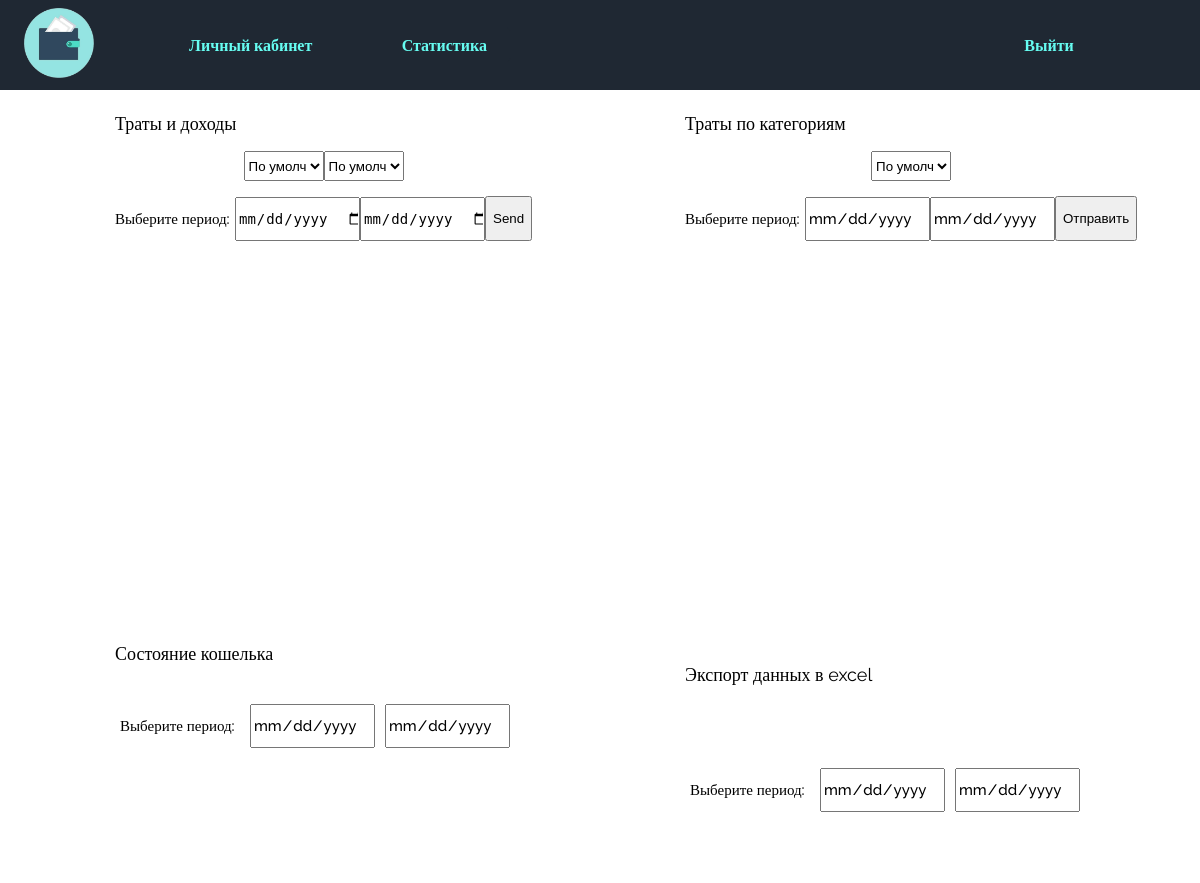
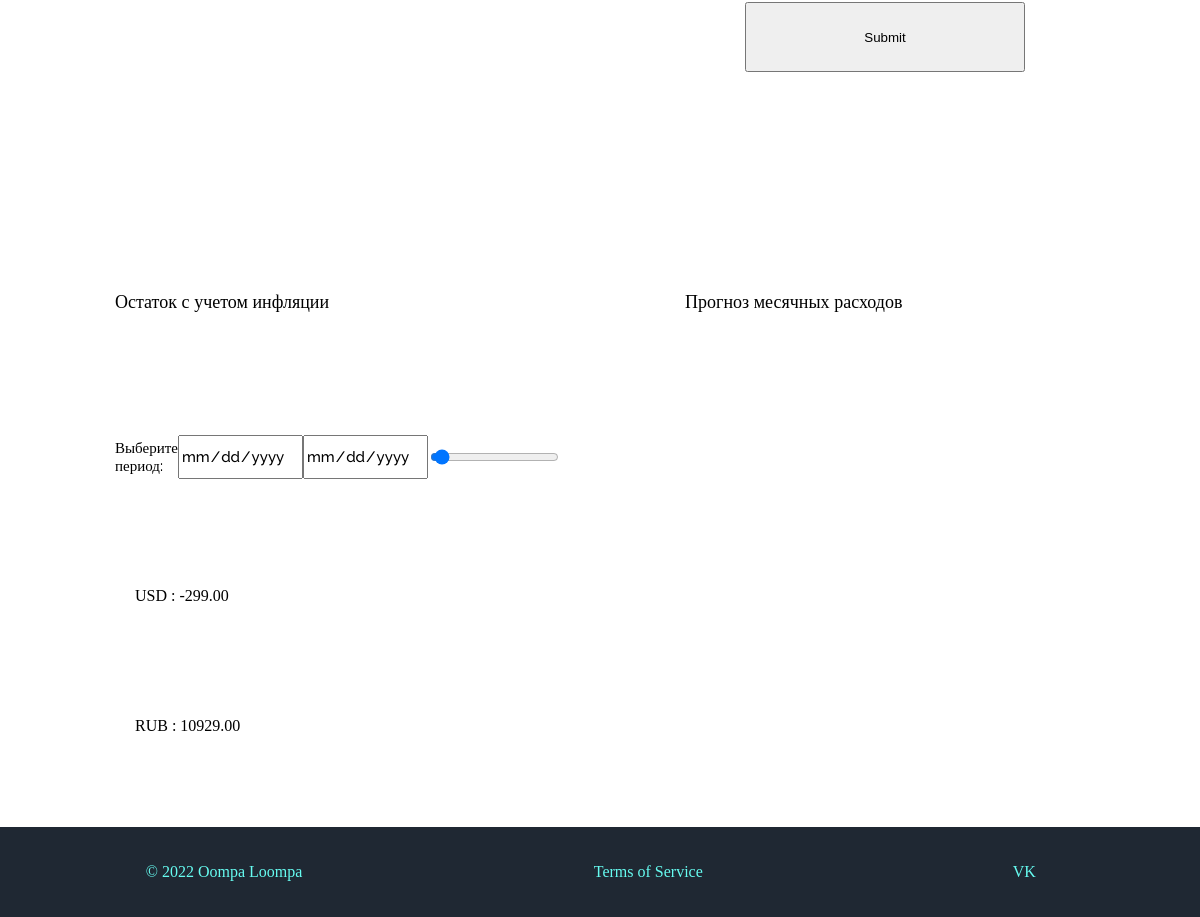
The app's page /account/stats/ (signed in) with its own data (2 pictures, top to bottom).
### account_manager/models.py (models this page shows)
class Balances(models.Model):
    user_id = models.ForeignKey(Users, on_delete=models.CASCADE)
    currency_id = models.ForeignKey(Currency, on_delete=models.CASCADE)
    amount = models.DecimalField(max_digits=100, decimal_places=2, null=True, blank=True, default=0.00)

class Currency(models.Model):
    name = models.CharField(max_length=10)
    def __str__(self):
        return self.name

### operations/views.py (the view)
# urls.py: path('stats/', views.stats, name='LK-stats'),
def stats(request):
    if request.user.id is None:
        return redirect('login')
    context = {}
    user_balances = Balances.objects.select_related().filter(user_id=request.user.id)
    context['user_balances'] = user_balances
    monthly_outlay_data = Operations.objects.select_related().filter(
        user_id=request.user.id,
        operation_type='-'
    ).annotate(month=ExtractMonth('datetime'), day=ExtractDay('datetime')).values('month', 'day', 'amount').filter(month=2)
    example_outlay_data = Operations.objects.select_related().filter(
        user_id=request.user.id,
        operation_type='-',
        datetime__range=[
            date.today() - timedelta(days=30),
            date.today()
        ]
    ).values('datetime').annotate(total=Sum('amount'))
    example_budget_data = []
    if request.GET.get('wallet-start-date') and request.GET.get('wallet-end-date'):
        range=[request.GET['wallet-start-date'],
                request.GET['wallet-end-date']]
    else:
        range=[date.today() - timedelta(days=30),
               date.today()]
    if request.GET.get('wallet-currency'):
        currency = request.GET['wallet-currency']
    else:
        currency = 'RUB'
    if request.GET.get('wallet-type')=='Расходы':
        type = '-'
    else:
        type = '+'
    example_income_data = Operations.objects.select_related().filter(
        user_id=request.user.id,
        operation_type=type,
        datetime__range=range,
        currency=currency
    ).values('datetime').annotate(total=Sum('amount'))
    '''if 'currency' in request.GET:
        example_category_data= Operations.objects.select_related('category__category_name').filter(
            user_id=request.user.id,
            operation_type='-',
            datetime__range=[
                date.today() - timedelta(days=30),
                date.today()
            ],
            currency=request.GET['currency']
        ).values('category__category_name').annotate(total=Sum('amount'))
        print(example_category_data)
        print(1)
    else:'''
    if request.GET.get('category-start-date') and request.GET.get('category-end-date'):
        category_daterange = [request.GET['category-start-date'],
                 request.GET['category-end-date']]
    else:
        category_daterange = [date.today() - timedelta(days=30),
                 date.today()]
    if request.GET.get('category-currency'):
        category_currency = request.GET['category-currency']
    else:
        category_currency = request.user.displayed_currency
    example_category_data = Operations.objects.select_related('category__category_name').filter(
        user_id=request.user.id,
        operation_type='-',
        datetime__range=category_daterange,
        currency=category_currency
    ).values('category__category_name').annotate(total=Sum('amount'))
    data_formatted = []
    for elem in example_income_data:
        data_formatted.append([elem['datetime'].strftime("%Y-%m-%d"), float(elem['total'])])
    context['data_income'] = data_formatted
    data_formatted = []
    for elem in example_outlay_data:
        data_formatted.append([elem['datetime'].strftime("%Y-%m-%d"), float(elem['total'])])
    context['data_outlay'] = data_formatted
    data_formatted = []
    for elem in example_category_data:
        data_formatted.append([elem['category__category_name'], float(elem['total'])])
    context['data_categories'] = data_formatted
    data_formatted = []
    days = []
    outlays = []
    amount = 0.0
    for elem in monthly_outlay_data:
        amount += float(elem['amount'])
        data_formatted.append([elem['day'], amount])
        days.append(elem['day'])
        outlays.append(amount)
    coefficients = estimate_coefficients(days, outlays)
    context['monthly_outlay_data'] = data_formatted
    context['coefficients'] = coefficients
    context['data_budget'] = example_budget_data
    return render(request, 'LK_stats.html', context)

### operations/views.py (called while the page is built)
def estimate_coefficients(list_x, list_y):
    x = np.array(list_x)
    y = np.array(list_y)
    n = np.size(x)
    mean_x, mean_y = np.mean(x), np.mean(y)
    SS_xy = np.sum(y * x - n * mean_y * mean_x)
    SS_xx = np.sum(x * x - n * mean_x * mean_x)
    b_1 = SS_xy / SS_xx
    b_0 = mean_y - b_1 * mean_x
    return [[0, b_0], [31, b_0 + 31 * b_0]]

### operations/templates/LK_stats.html (shortened to what this page needs)
{% extends 'base.html' %}
{% block localCssLink %}
    {% load static %}
    <link href="{% static 'css/LK_stats.css' %}" rel="stylesheet" type="text/css">
{% endblock %}
{% block content %}
    <div class="root">
        <div class="main-container">
            <div class="graph-wrapper">
                <div class="name">
                    Траты и доходы
                </div>
                <div class="filters">
                    <form id="wallet-filters" class="filters-form" method="GET">
                        <div class="part-filters">
                            <select class="field" name="wallet-type" size="1" id="type">
                                <option selected="true" disabled="disabled">По умолчанию: доходы</option>
                            </select>
                            <select class="field" name="wallet-currency" size="1" id="currency">
                                <option selected="true" disabled="disabled">По умолчанию: USD</option>
                            </select>
                        </div>
                        <div class="part-filters">
                            <div class="fields-and-labels">Выберите период:</div>
                            <input class="fields-and-labels" id="start-export-date" type="date" name="wallet-start-date" placeholder="Выберите дату">
                            <input class="fields-and-labels" id="end-export-date" type="date" name="wallet-end-date" placeholder="Выберите дату">
                            <button type="submit">Send</button>
                        </div>
                    </form>
                </div>
                <div class="graph" id="graph">
                </div>
            </div>
            <div class="graph-wrapper">
                <div class="name">
                    Состояние кошелька
                </div>
                <div class="filters">
                    <div class="fields-and-labels">Выберите период:</div>
                    <input class="fields-and-labels" id="1start-export-date" type="date" name="start-date" placeholder="Выберите дату">
                    <input class="fields-and-labels" id="1end-export-date" type="date" name="end-date" placeholder="Выберите дату">
                </div>
                <div class="graph" id="graph2">
                </div>
            </div>
            <div class="graph-wrapper">
                <div class="name">
                    Остаток с учетом инфляции
                </div>
                <div class="filters">
                    <div class="fields-and-labels">Выберите период:</div>
                    <input class="fields-and-labels" id="13start-export-date" type="date" name="start-date" placeholder="Выберите дату">
                    <input class="fields-and-labels" id="13end-export-date" type="date" name="end-date" placeholder="Выберите дату">
                    <input id="percent-scroll" type="range" min="1" max="100" step="1" value="5">
                </div>
                {% for balance in user_balances %}
                <div class="content">
                    {{ balance.currency_id }} : {{ balance.amount }}
                </div>
                {% endfor %}
            </div>
        </div>
        <div class="main-container">
            <div class="graph-wrapper">
                <div class="name">
                    Траты по категориям
                </div>
                <div class="filters">
                    <form method="GET" id="currency-filters" class="filters-form">
                        <div class="part-filters">
                            <select class="field" name="category-currency" size="1" id="category-currency">
                                <option selected="true" disabled="disabled">По умолчанию: USD</option>
                            </select>
                        </div>
                        <div class="part-filters">
                            <div class="fields-and-labels">Выберите период:</div>
                            <input class="fields-and-labels" id="category-start-export-date" type="date" name="category-start-date" placeholder="Выберите дату">
                            <input class="fields-and-labels" id="category-end-export-date" type="date" name="category-end-date" placeholder="Выберите дату">
                            <button type="submit">Отправить</button>
                        </div>
                    </form>
                </div>
                <div class="graph" id="graph3">
                </div>
            </div>
            <div class="graph-wrapper">
                <div class="name" id="export-name">
                    Экспорт данных в excel
                </div>
                <div class="filters" id="export-filters">
                    <div class="fields-and-labels">Выберите период:</div>
                    <input class="fields-and-labels" id="3start-export-date" type="date" name="start-date" placeholder="Выберите дату">
                    <input class="fields-and-labels" id="3end-export-date" type="date" name="end-date" placeholder="Выберите дату">
                </div>
                <div class="export">
                    <input type="submit" class="button">
                </div>
            </div>
            <div class="graph-wrapper">
                <div class="name">
                    Прогноз месячных расходов
                </div>
                <div class="graph" id="graph4">
                </div>
            </div>
        </div>
    </div>
{% endblock %}

### operations/static/css/LK_stats.css (style rules this page uses)
.root { width: 95vw; margin: 0 auto; display:flex; flex-direction: row; }
.main-container { width: 400px; margin: 10px auto; height: 1600px; display:flex; flex-direction: column; }
.graph-wrapper { height:530px; width:100%; display: flex; flex-direction:column; }
.name { display:flex; height:50px; width:100%; margin: auto; font-size: 18px; font-family: 'Raleway'; align-items: center; margin-top:0; }
.filters { display: flex; height: 100px; width: 100%; margin: auto; flex-direction: row; align-items: center; }
.field { display:flex; height: 30px; width: 80px; }
.graph { display:flex; height: 400px; width: 100%; margin: auto; }
.export { display:flex; width:100%; height:80px; margin:20px auto; }
.button { height: 70px; margin:auto; width: 70%; }
#export-filters { margin: 20px auto; }
#export-name { margin: 20px auto; }
.fields-and-labels { margin:auto; width:120px; height:40px; align-items: center; display: flex; font-size: 15px; font-family: 'Raleway'; font-weight: 500; }
#start-export-date, #end-export-date { font-size:14px; font-family: 'monospace' }
.filters-form { display: flex; flex-direction: column; }
.part-filters { display: flex; flex-direction: row; height: 45px; margin: auto; }
.content { height: 50px; width: 90%; margin: auto; display: flex; }

### static/css/base_css.css (style rules this page uses)
html,body { height:100%; margin: 0; }

### records on screen
Balances: currency_id "USD", amount "-299.00"
Balances: currency_id "RUB", amount "10929.00"
